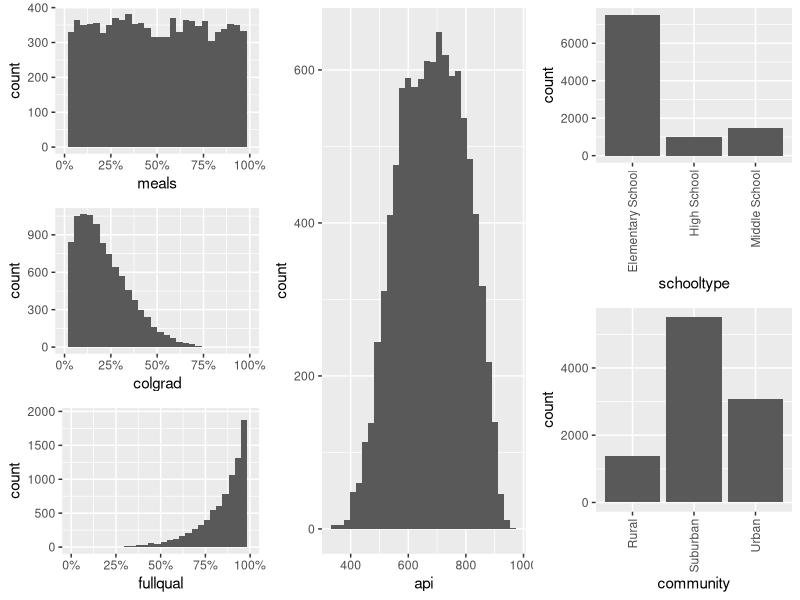
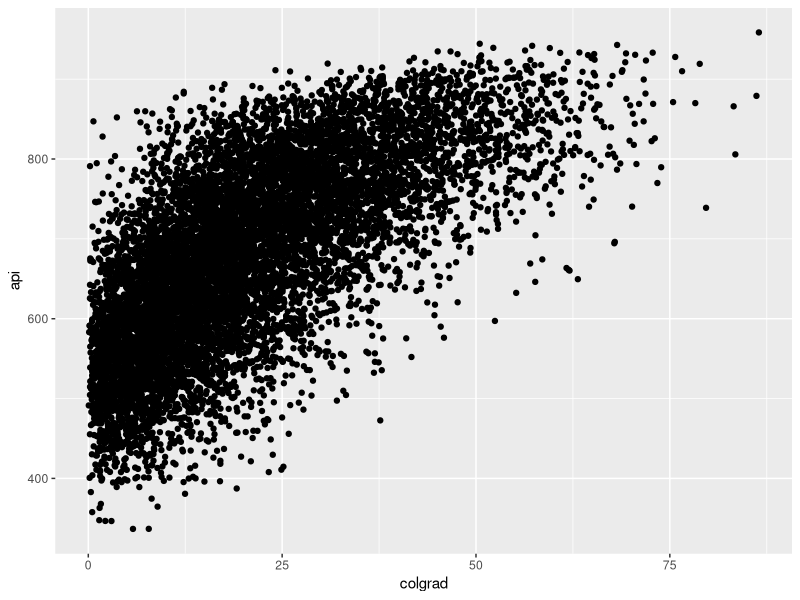
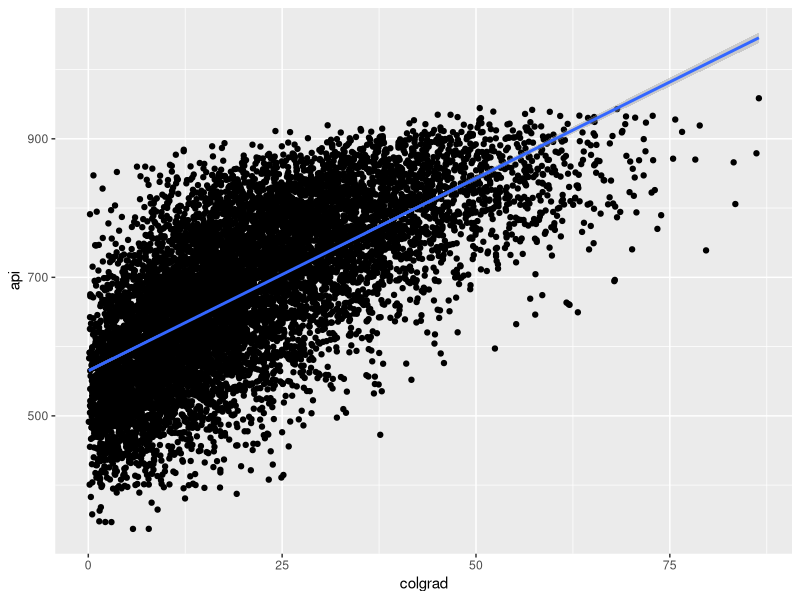
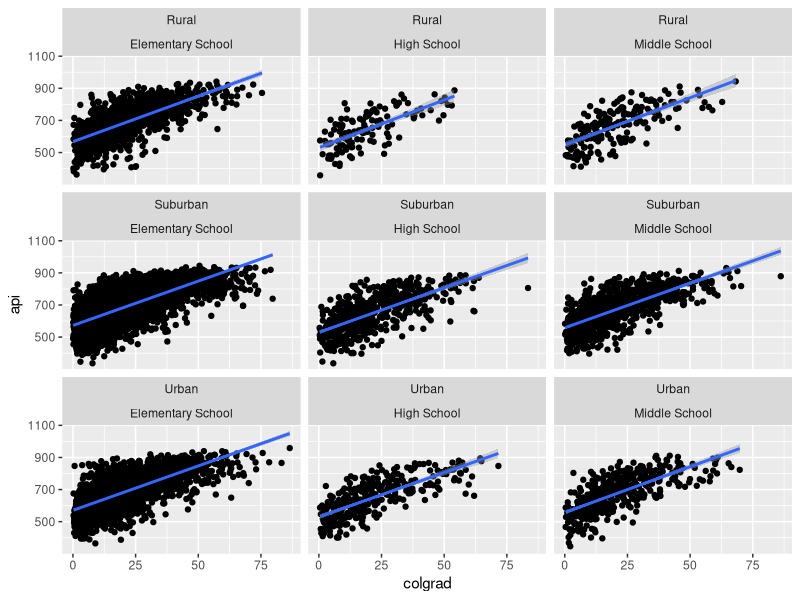
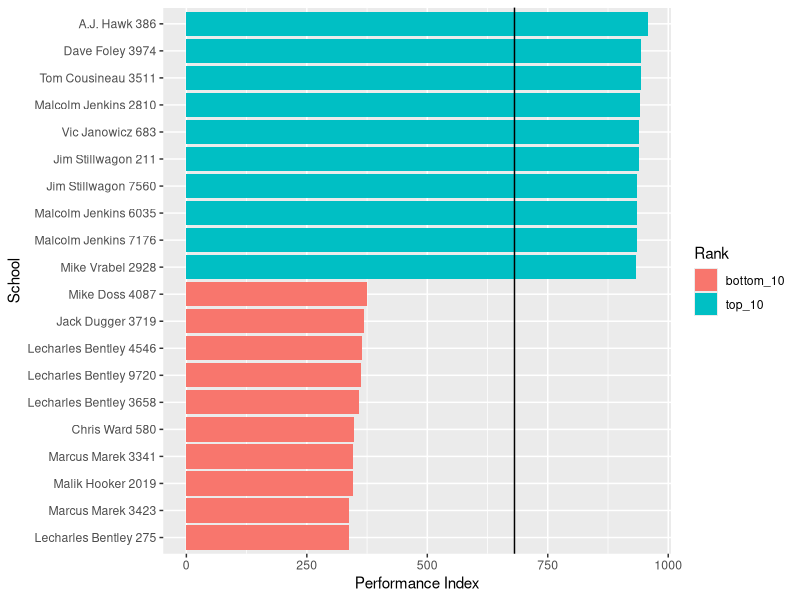
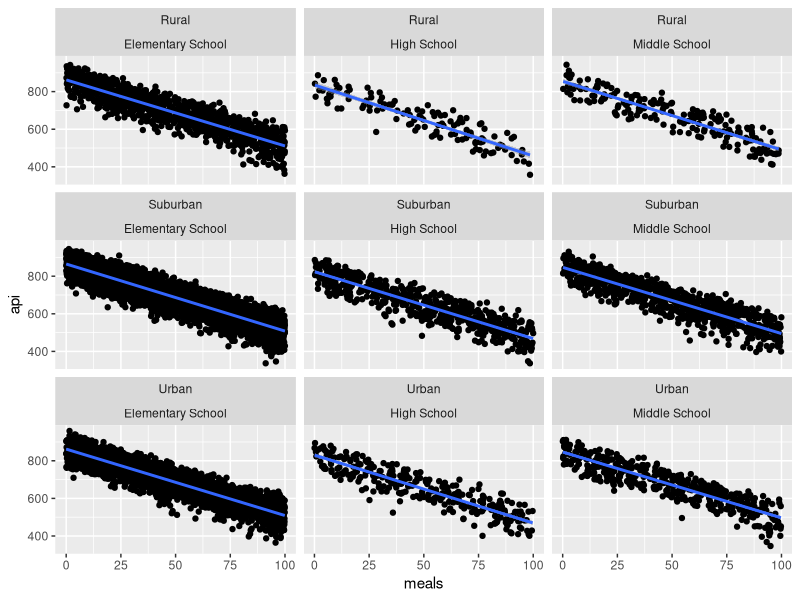
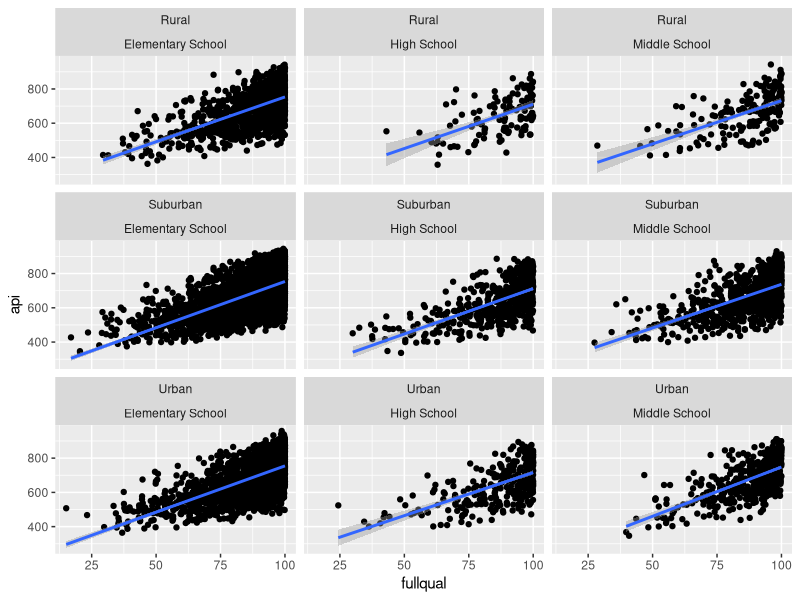
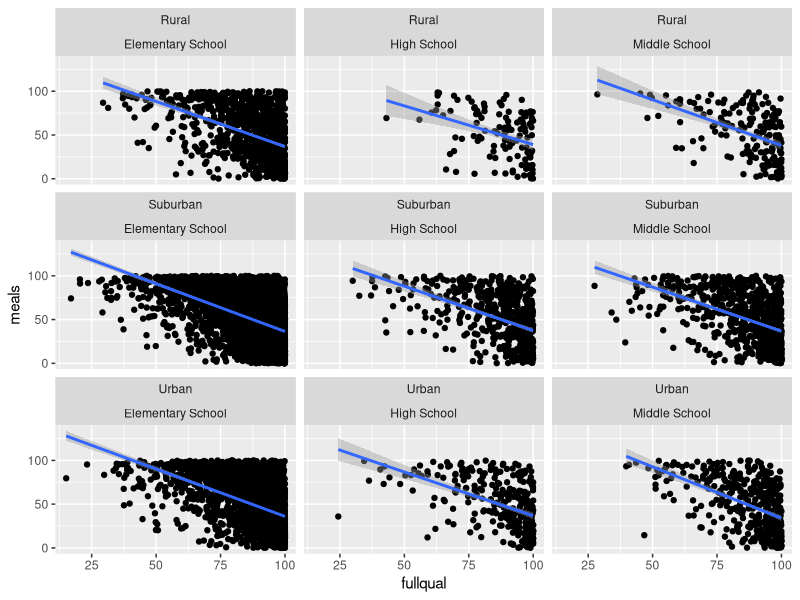

Source code (R) for these figures, in order:
#################################
#
# PA 434: Assignment 6
# Alexis Kwan
#
#################################

library(tidyverse)
api_data <- read_csv("api_data.csv")

#################################
#
# STEP 1
#
#################################

# 1. What is the unit of analysis? In other words, what should each row represent?

# The unit of analysis is the county school.

# 2. Is the data “tidy”? Why so? Why not? If not, make the appropriate 
# modifications to tidy your data.

# In a tidy dataset every row should be an observation and every observation 
# should contain all values that were measured on that unit of observation. 
# If we consider county schools to be the unit of analysis, or what an observation
# represents, then it is not tidy because variable_name contains designations
# for variables representing aspects of the observable. Similarly, 
# community_schooltype encompasses information for two different types of variables
# in one, so it is too condensed as well.

county_schools <- pivot_wider(
  api_data,
  names_from = "variable_name",
  values_from = "percentage"
) %>% separate(
  col = community_schooltype, 
  into = c("community","schooltype"), 
  sep = "_"
) %>% mutate(
  schooltype = case_when(schooltype == "E" ~ "Elementary School",
                         schooltype == "M" ~ "Middle School",
                         schooltype == "H" ~ "High School")
)

# 3. Briefly report anything that the reader should now about missing data 
# in the dataset.

apply(X = is.na(county_schools), MARGIN = 2, FUN = sum)

# The dataset does not have any missing values, so there appears to be no issues
# with missing data.

#################################
#
# STEP 2
#
#################################

# 1. Use plots to explore the distribution or frequency of variables in your dataset. 
# The variable uid and county can be excluded from the analysis. Report your 
# findings and considerations.

install.packages("gridExtra")

library(gridExtra)

meals_p <- ggplot(data = county_schools) + 
  geom_histogram(mapping = aes(x = meals)) +
  scale_x_continuous(labels = function(x) paste0(x, "%"), limits = c(0,100))
  
colgrad_p <- ggplot(data = county_schools) + 
  geom_histogram(mapping = aes(x = colgrad)) +
  scale_x_continuous(labels = function(x) paste0(x, "%"), limits = c(0,100))
  
fullqual_p <- ggplot(data = county_schools) + 
  geom_histogram(mapping = aes(x = fullqual)) +
  scale_x_continuous(labels = function(x) paste0(x, "%"), limits = c(0,100))

api_p <- ggplot(data = county_schools) + 
  geom_histogram(mapping = aes(x = api))

schooltype_p <- ggplot(data = county_schools) +
  geom_bar(mapping = aes(x = schooltype)) + 
  theme(axis.text.x = element_text(angle = 90, vjust = 0.5, hjust=1))

community_p <- ggplot(data = county_schools) +
  geom_bar(mapping = aes(x = community)) + 
  theme(axis.text.x = element_text(angle = 90, vjust = 0.5, hjust=1))

grid.arrange(arrangeGrob(meals_p, colgrad_p, fullqual_p), 
             arrangeGrob(api_p),
             arrangeGrob(schooltype_p, community_p),
             ncol = 3)

# The meals variable seems to be uniformly distributed for the most part, while 
# colgrad, representing the percentage of parents with degrees, is seemingly 
# normal but is very right skewed. On the other hand fullqual, the percentage 
# of teachers that are fully qualified, is very left skewed normal distribution.
# api looks to be a more centered normal distribution but with a flatter peak.
# Surburban_E type seems to be the largest proportion of school types.

# 2. Plot the correlation between the performance index and parents’ education.

ggplot(data = county_schools) + 
  geom_point(mapping = aes(x = colgrad, y = api))

# 2a. State your expectations before drawing the graph and discuss what you have 
# learned from the graph.



# 2a [OPTIONAL] If you are confortable with it, add a regression line to your graph.

ggplot(data = county_schools, mapping = aes(x = colgrad, y = api)) + 
  geom_point() + 
  geom_smooth(method = "lm")

# 2b. Finalize your graph by showing the breakdown by community type and then split 
# the graph according to the type of school.

ggplot(data = county_schools, mapping = aes(x = colgrad, y = api)) + 
  geom_point() + 
  geom_smooth(method = "lm") +
  facet_wrap(~community + schooltype)

# 2c. Summarize your findings.

# Performance across different communities seems to be very similar, with urban
# high schools performing marginally better than high schools in other areas.
# Overall, as the percentage of parents with degrees increases, performance in
# school increases regardless of area or type of school. However, it should be 
# noted that the sample size for rural schools, especially high school and middle
# school appears to be significantly smaller than for other areas and elementary
# school overall has the most samples compared to other levels of schooling. 

# 3. Create a bar plot representing the 10 schools with the highest academic 
# performance index and the 10 schools with the lowest academic performance. 
# Make sure that they are colored differently and ranked from the highest API 
# to the lowest. Add a line representing the overall API average across all schools.
# Hint: you first need to use dplyr functions to create the data you need.

county_schools_ranked <- 
  county_schools %>% 
  arrange(api) %>% 
  unite("name", county, uid, sep = " ") %>%
  mutate(api_rank = row_number(desc(api))) %>%
  mutate(top = case_when(api_rank <= 10 ~ "top_10",
                         api_rank > max(api_rank) - 10 ~ "bottom_10",
                         TRUE ~ "else")) %>%
  filter(top != "else")

county_schools_ranked %>% 
  ggplot(mapping = aes(x = api, y = reorder(name, api), fill = top)) +
  geom_col() +
  geom_vline(xintercept = mean(county_schools$api)) +
  xlab("Performance Index") +
  ylab("School") +
  labs(fill = "Rank")

# 4. A state policymakers is trying to identify which counties should receive 
# funding priority in order to improve their average performance index.

# 4a. Think about a couple of criteria to select priority counties

# The most obvious metric for a criteria seems to be the overall ranking, i.e.
# if the county is in the bottom 10 of the performance ranking they should 
# receive priority.
# Another issue that could be addressed is the percentage of fully qualified 
# teachers. If the percent is below a certain threshold, that county should get
# more funding.

# 4b. Create a plot showing which counties should be prioritized and why.
# Note: You are welcome to explore anything else that captures your attention 
# and attach the code + explanation for review

ggplot(data = county_schools, mapping = aes(x = meals, y = api)) + 
  geom_point() + 
  geom_smooth(method = "lm") +
  facet_wrap(~community + schooltype)

ggplot(data = county_schools, mapping = aes(x = fullqual, y = api)) + 
  geom_point() + 
  geom_smooth(method = "lm") +
  facet_wrap(~community + schooltype)

ggplot(data = county_schools, mapping = aes(x = fullqual, y = meals)) + 
  geom_point() + 
  geom_smooth(method = "lm") +
  facet_wrap(~community + schooltype)

# There's an inverse correlation between the number kids that are qualified for
# subsizied meals and number of fully qualified teachers. School that either
# have the least number of qualified teachers or most number of kids with
# subsidized meals tend to perform poorly and may require additional funding.

county_schools_ranked %>% 
  ggplot(mapping = aes(y = api, x = fullqual, color = top)) +
  geom_point() +
  geom_vline(xintercept = median(county_schools$fullqual)) +
  ylab("Performance Index") +
  xlab("% of Fully Qualified Teachers") +
  labs(fill = "Rank")

# Schools below a threshold, like the mean value of the % of qualified teachers, 
# could be prioritized.
# Or be given funding based on some quartile split of the % of qualified teachers.